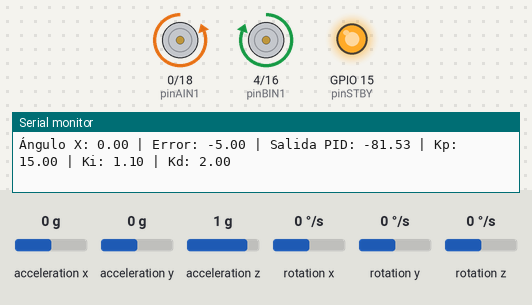
Recording of a sketch running on a simulated ESP32. Shown: motor-driver pin pairs drawn as motors (green arrow = first pin HIGH = forward, orange = second pin HIGH = backward, longer = more drive, scaled by the enable pin, stopped while the standby pin is LOW), output pins drawn as LEDs (lit = HIGH), the last lines printed to the serial monitor. The inputs (shaded band) are chosen by the test bench; at power-on: acceleration y 0 g, rotation x 0 °/s, acceleration x 0 g, acceleration z 1 g, rotation y 0 °/s, rotation z 0 °/s.

Above: at 1.2 s.
1.3 s: acceleration y set to -0.8 g
At 2.6 s:
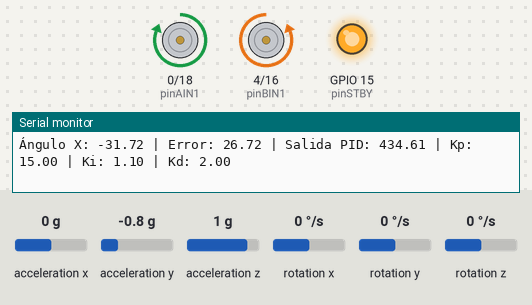
2.9 s: rotation x set to 40 °/s
5.9 s: rotation x set to 43 °/s
At 7.1 s:
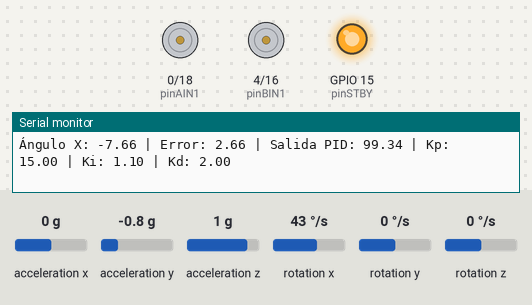
8.1 s: acceleration x set to -1.4 g
At 9.7 s:
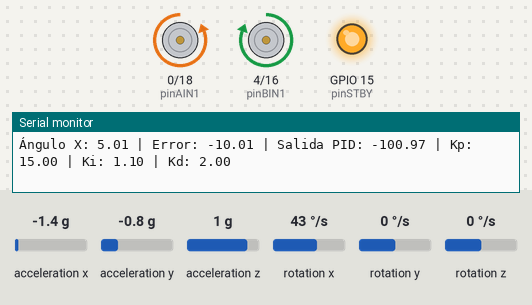
10.0 s: acceleration x set to -0.8 g
13.0 s: acceleration x set to -0.6 g
At 15.4 s:
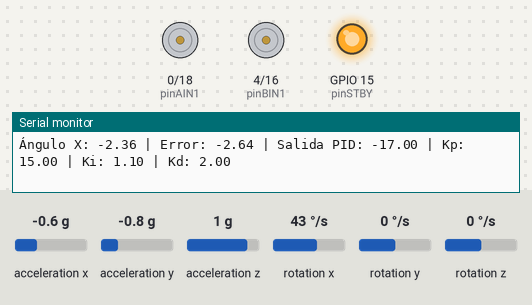
Timing chart, 0 to 16.7 s (numbered marks = the images above; inputs shaded):
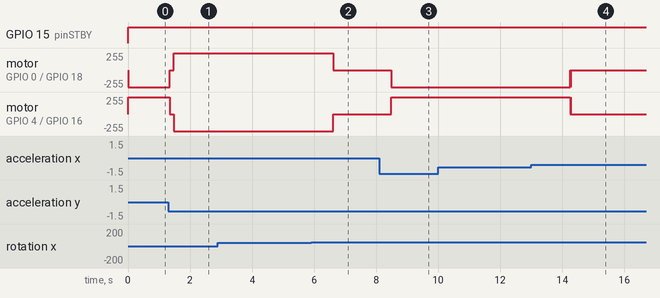

Measured:
- the behaviour switches between 42 and 43 °/s on rotation x (found by bisection; images 1 and 2)
- the behaviour switches between -0.7 and -0.6 g on acceleration x (found by bisection; images 3 and 4)
- after the input at 1.3 s, motor on GPIO 0 (pinAIN1) / GPIO 18 (pinAIN2): backward 255/255 → stopped at once, → forward 255/255 0.14 s later; motor on GPIO 4 (pinBIN1) / GPIO 16 (pinBIN2): forward 255/255 → stopped at once, → backward 255/255 0.14 s later
- after the input at 5.9 s, motor on GPIO 0 (pinAIN1) / GPIO 18 (pinAIN2): forward 255/255 → stopped after 0.72 s; motor on GPIO 4 (pinBIN1) / GPIO 16 (pinBIN2): backward 255/255 → stopped after 0.72 s
- after the input at 8.1 s, motor on GPIO 0 (pinAIN1) / GPIO 18 (pinAIN2): stopped → backward 255/255 after 0.38 s; motor on GPIO 4 (pinBIN1) / GPIO 16 (pinBIN2): stopped → forward 255/255 after 0.38 s
- after the input at 13.0 s, motor on GPIO 0 (pinAIN1) / GPIO 18 (pinAIN2): backward 255/255 → stopped after 1.3 s; motor on GPIO 4 (pinBIN1) / GPIO 16 (pinBIN2): forward 255/255 → stopped after 1.3 s

The sketch:

pendulo_inv.ino
```cpp
#include "Wire.h"
#include "I2Cdev.h"
#include "MPU6050.h"

MPU6050 sensor;

//Pines
const int pinPWMA=5;
const int pinAIN2=18;
const int pinAIN1=0;
const int pinPWMB=17;
const int pinBIN1=4;
const int pinBIN2=16;
const int pinSTBY=15;

//Variables
int16_t ax, ay, az;
int16_t gx, gy, gz;
long tiempo_prev;
float dt;
float ang_x = 0.0, ang_y = 0.0;
float ang_x_prev = 0.0, ang_y_prev = 0.0;

//PID
float Kp = 15.0;
float Ki = 1.1;
float Kd = 2.0;
float integral = 0.0;
float derivada = 0.0;
float previous_error = 0.0;

void setup() {
  Serial.begin(57600);
  Wire.begin(21,22);
  sensor.initialize();

  //defino los pines
  pinMode(pinAIN2, OUTPUT);
  pinMode(pinAIN1, OUTPUT);
  pinMode(pinPWMA, OUTPUT);
  pinMode(pinBIN2, OUTPUT);
  pinMode(pinBIN1, OUTPUT);
  pinMode(pinPWMB, OUTPUT);
  pinMode(pinSTBY, OUTPUT);

}

void loop() {
  //obtengo aceleración y rotacion
  sensor.getAcceleration(&ax, &ay, &az);
  sensor.getRotation(&gx, &gy, &gz);

  float aceleracion_ang_x=atan2(ay, sqrt(ax * ax + az * az)) * (180.0/PI);

  dt = (millis() - tiempo_prev)/ 1000.0;
  tiempo_prev = millis();

  //saco el angulo x actual y lo resto con 0 para obtener el error
  ang_x=0.98 * (ang_x_prev + (gx/131.0) * dt) + 0.02 * aceleracion_ang_x;
  ang_x_prev = ang_x;

  float angulo_buscado = -5.0;

  float error = angulo_buscado - ang_x;

  integral += error * dt;
  derivada = (error - previous_error) / dt;

  //obtengo la velocidad
  float velocidad = (Kp * error + Ki * integral + Kd * derivada);
  previous_error = error;

  //enciendo motores
  enableMotors();

  //y les mando el valor que deben tomar y su velocidad
  moveMotor(pinPWMA, pinAIN2, pinAIN1, error);
  moveMotor(pinPWMB, pinBIN1, pinBIN2, error);

  //muestro los datos actuales
  Serial.print("Ángulo X: "); Serial.print(ang_x);
  Serial.print(" | Error: "); Serial.print(error);
  Serial.print(" | Salida PID: "); Serial.print(velocidad);
  Serial.print(" | Kp: "); Serial.print(Kp);
  Serial.print(" | Ki: "); Serial.print(Ki);
  Serial.print(" | Kd: "); Serial.println(Kd);

  delay(5);

}

void moveMotor(int pinPWM, int pinIN1, int pinIN2, float speed){
  if (speed > 0.5){
    digitalWrite(pinIN1, LOW);
    digitalWrite(pinIN2, HIGH);
    digitalWrite(pinPWM, speed/3);
    } else

  if (speed < 0.5){
    digitalWrite(pinIN1, HIGH);
    digitalWrite(pinIN2, LOW);
    digitalWrite(pinPWM, -speed/3);
  }
}
void enableMotors() {
  digitalWrite(pinSTBY, HIGH);
}
```
